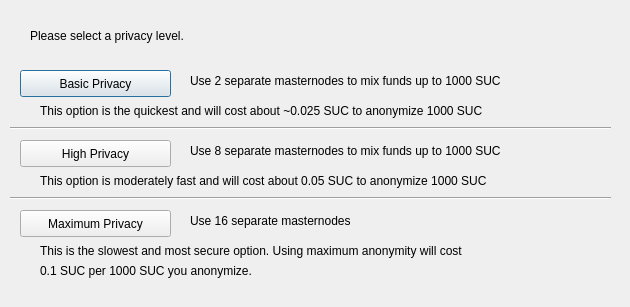
<?xml version="1.0" encoding="UTF-8"?>
<ui version="4.0">
 <class>DarksendConfig</class>
 <widget class="QDialog" name="DarksendConfig">
  <property name="geometry">
   <rect>
    <x>0</x>
    <y>0</y>
    <width>630</width>
    <height>307</height>
   </rect>
  </property>
  <property name="windowTitle">
   <string>Configure PrivateSend</string>
  </property>
  <widget class="QPushButton" name="buttonBasic">
   <property name="geometry">
    <rect>
     <x>20</x>
     <y>70</y>
     <width>151</width>
     <height>27</height>
    </rect>
   </property>
   <property name="text">
    <string>Basic Privacy</string>
   </property>
  </widget>
  <widget class="QPushButton" name="buttonHigh">
   <property name="geometry">
    <rect>
     <x>20</x>
     <y>140</y>
     <width>151</width>
     <height>27</height>
    </rect>
   </property>
   <property name="text">
    <string>High Privacy</string>
   </property>
  </widget>
  <widget class="QPushButton" name="buttonMax">
   <property name="geometry">
    <rect>
     <x>20</x>
     <y>210</y>
     <width>151</width>
     <height>27</height>
    </rect>
   </property>
   <property name="text">
    <string>Maximum Privacy</string>
   </property>
  </widget>
  <widget class="QLabel" name="label">
   <property name="geometry">
    <rect>
     <x>30</x>
     <y>20</y>
     <width>571</width>
     <height>31</height>
    </rect>
   </property>
   <property name="text">
    <string>Please select a privacy level.</string>
   </property>
  </widget>
  <widget class="QLabel" name="label_2">
   <property name="geometry">
    <rect>
     <x>190</x>
     <y>70</y>
     <width>421</width>
     <height>21</height>
    </rect>
   </property>
   <property name="text">
    <string>Use 2 separate masternodes to mix funds up to 1000 SUC</string>
   </property>
  </widget>
  <widget class="QLabel" name="label_3">
   <property name="geometry">
    <rect>
     <x>190</x>
     <y>140</y>
     <width>411</width>
     <height>21</height>
    </rect>
   </property>
   <property name="text">
    <string>Use 8 separate masternodes to mix funds up to 1000 SUC</string>
   </property>
  </widget>
  <widget class="QLabel" name="label_4">
   <property name="geometry">
    <rect>
     <x>190</x>
     <y>210</y>
     <width>421</width>
     <height>21</height>
    </rect>
   </property>
   <property name="text">
    <string>Use 16 separate masternodes</string>
   </property>
  </widget>
  <widget class="QLabel" name="label_6">
   <property name="geometry">
    <rect>
     <x>40</x>
     <y>100</y>
     <width>561</width>
     <height>21</height>
    </rect>
   </property>
   <property name="text">
    <string>This option is the quickest and will cost about ~0.025 SUC to anonymize 1000 SUC</string>
   </property>
  </widget>
  <widget class="QLabel" name="label_7">
   <property name="geometry">
    <rect>
     <x>40</x>
     <y>170</y>
     <width>561</width>
     <height>21</height>
    </rect>
   </property>
   <property name="text">
    <string>This option is moderately fast and will cost about 0.05 SUC to anonymize 1000 SUC</string>
   </property>
  </widget>
  <widget class="QLabel" name="label_8">
   <property name="geometry">
    <rect>
     <x>40</x>
     <y>240</y>
     <width>561</width>
     <height>21</height>
    </rect>
   </property>
   <property name="text">
    <string>This is the slowest and most secure option. Using maximum anonymity will cost</string>
   </property>
  </widget>
  <widget class="QLabel" name="label_9">
   <property name="geometry">
    <rect>
     <x>40</x>
     <y>260</y>
     <width>561</width>
     <height>21</height>
    </rect>
   </property>
   <property name="text">
    <string>0.1 SUC per 1000 SUC you anonymize.</string>
   </property>
  </widget>
  <widget class="Line" name="line">
   <property name="geometry">
    <rect>
     <x>10</x>
     <y>120</y>
     <width>601</width>
     <height>16</height>
    </rect>
   </property>
   <property name="orientation">
    <enum>Qt::Horizontal</enum>
   </property>
  </widget>
  <widget class="Line" name="line_2">
   <property name="geometry">
    <rect>
     <x>10</x>
     <y>190</y>
     <width>601</width>
     <height>16</height>
    </rect>
   </property>
   <property name="orientation">
    <enum>Qt::Horizontal</enum>
   </property>
  </widget>
 </widget>
 <resources/>
 <connections/>
</ui>
